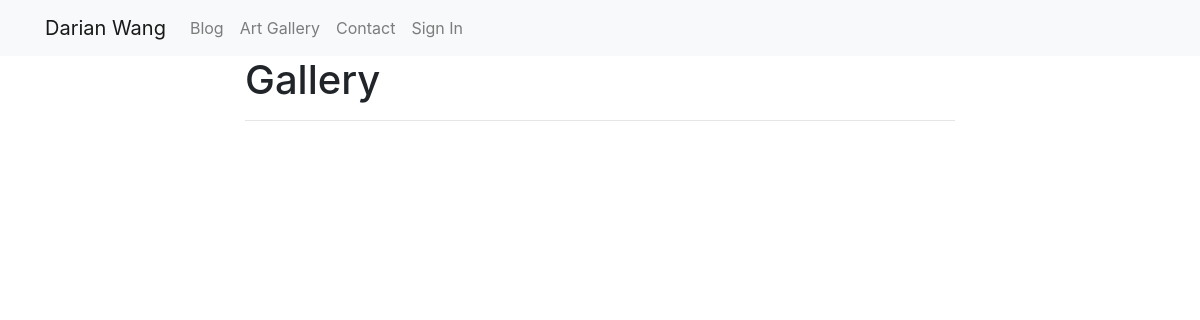
/blog/category/Gallery/, run on an earlier commit of the app's database.
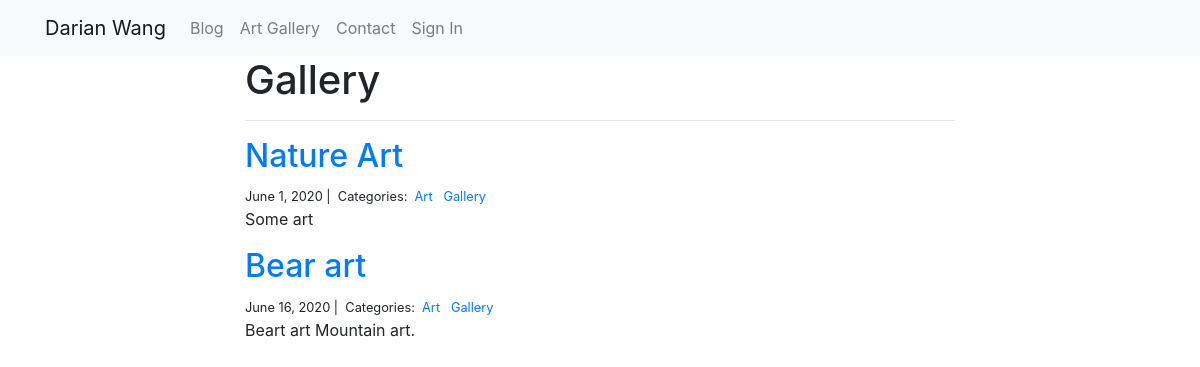
And on a later commit of the database.
### blog/models.py (models this page shows, shortened)
class Category(models.Model):
    name = models.CharField(max_length=20)

class Post(models.Model):
    title = models.CharField(max_length=100)
    overview = models.TextField(blank=True)
    date = models.DateField(default=date.today)
    created_on = models.DateTimeField(auto_now_add=True) #UTC
    content = HTMLField('Content', blank=True)
    categories = models.ManyToManyField(Category, related_name='posts')
    featured = models.BooleanField(default=False)
    private = models.BooleanField(default=False)

### blog/views/views.py (the view)
# urls.py: path("category/<category>/", views.blog_category, name="blog_category"),
def blog_category(request, category):
    posts = Post.objects.filter(
        categories__name__icontains=category
    ).order_by(
        '-created_on'
    )
    context = {
        "category": category,
        "posts": posts,
    }
    return render(request, "blog_category.html", context)

### blog/templates/blog_category.html
{% extends "base.html" %}
{% load static %}
{% block content %}
<div class="col-md-8 offset-md-2">
    <h1>{{ category | title }}</h1>
    <hr>
    {% for post in posts %}
        <h2><a href="{% url 'blog_detail' post.pk%}">{{ post.title }}</a></h2>
        <small>
            {{ post.date }} |&nbsp;
            Categories:&nbsp;
            {% for category in post.categories.all %}
            <a href="{% url 'blog_category' category.name %}">
                {{ category.name }}
            </a>&nbsp;
            {% endfor %}
        </small>
        <p>{{ post.overview | slice:":400" }}</p>
    {% endfor %}
</div>
{% endblock %}

What changed in the data, as far as the page shows it:
now on this page (row edited): Category: name "Gallery"
now on this page (row edited): Post: title "Nature Art", date "June 1, 2020", overview "Some art"
now on this page (row unchanged): Category: name "Art"
now on this page (row edited): Post: title "Bear art", date "June 16, 2020", overview "Beart art Mountain art."
Also different on the page:
{{ category | title }}: "Gallery" → (not shown)
